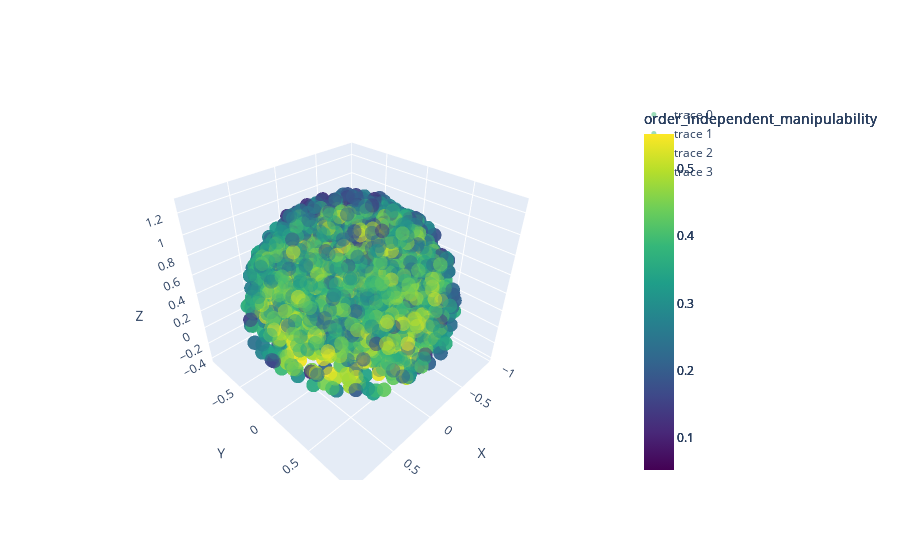

Write notebook code for a chart like this one.
### Markdown cell above
## Visualize the workspace

### Code cell
fig = ws.plot(color="order_independent_manipulability")
fig.show("png") # display the plot in PNG format for better visibility on github

### Figure 1 — Plotly figure (JSON) as saved in the notebook; plotly's stock layout.template omitted (floating-point values rounded to 4 significant figures; data arrays with more than 128 entries replaced by an {"elided": "..."} marker saying what was removed)
{"data": [{"marker": {"color": {"elided": "3300 float values"}, "colorbar": {"title": {"text": "order_independent_manipulability"}}, "colorscale": [[0, "#440154"], [0.1111, "#482878"], [0.2222, "#3e4989"], [0.3333, "#31688e"], [0.4444, "#26828e"], [0.5556, "#1f9e89"], [0.6667, "#35b779"], [0.7778, "#6ece58"], [0.8889, "#b5de2b"], [1, "#fde725"]], "opacity": 0.5, "size": 5}, "mode": "markers", "type": "scatter3d", "x": {"elided": "3300 float values"}, "y": {"elided": "3300 float values"}, "z": {"elided": "3300 float values"}}, {"marker": {"color": {"elided": "3300 float values"}, "colorbar": {"title": {"text": "order_independent_manipulability"}}, "colorscale": [[0, "#440154"], [0.1111, "#482878"], [0.2222, "#3e4989"], [0.3333, "#31688e"], [0.4444, "#26828e"], [0.5556, "#1f9e89"], [0.6667, "#35b779"], [0.7778, "#6ece58"], [0.8889, "#b5de2b"], [1, "#fde725"]], "opacity": 0.5, "size": 5}, "mode": "markers", "type": "scatter3d", "x": {"elided": "3300 float values"}, "y": {"elided": "3300 float values"}, "z": {"elided": "3300 float values"}}, {"marker": {"color": {"elided": "3300 float values"}, "colorbar": {"title": {"text": "order_independent_manipulability"}}, "colorscale": [[0, "#440154"], [0.1111, "#482878"], [0.2222, "#3e4989"], [0.3333, "#31688e"], [0.4444, "#26828e"], [0.5556, "#1f9e89"], [0.6667, "#35b779"], [0.7778, "#6ece58"], [0.8889, "#b5de2b"], [1, "#fde725"]], "opacity": 0.5, "size": 5}, "mode": "markers", "type": "scatter3d", "x": {"elided": "3300 float values"}, "y": {"elided": "3300 float values"}, "z": {"elided": "3300 float values"}}, {"marker": {"color": {"elided": "3300 float values"}, "colorbar": {"title": {"text": "order_independent_manipulability"}}, "colorscale": [[0, "#440154"], [0.1111, "#482878"], [0.2222, "#3e4989"], [0.3333, "#31688e"], [0.4444, "#26828e"], [0.5556, "#1f9e89"], [0.6667, "#35b779"], [0.7778, "#6ece58"], [0.8889, "#b5de2b"], [1, "#fde725"]], "opacity": 0.5, "size": 5}, "mode": "markers", "type": "scatter3d", "x": {"elided": "3300 float values"}, "y": {"elided": "3300 float values"}, "z": {"elided": "3300 float values"}}], "layout": {"scene": {"xaxis": {"title": {"text": "X"}}, "yaxis": {"title": {"text": "Y"}}, "zaxis": {"title": {"text": "Z"}}}}}
